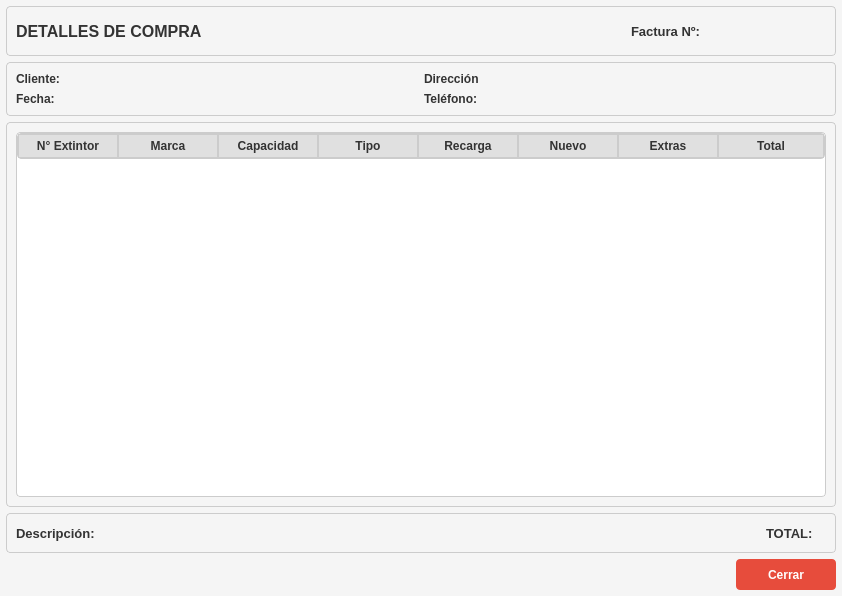
<?xml version="1.0" encoding="UTF-8"?>
<ui version="4.0">
 <class>DetallesCompra</class>
 <widget class="QDialog" name="DetallesCompra">
  <property name="geometry">
   <rect>
    <x>0</x>
    <y>0</y>
    <width>842</width>
    <height>596</height>
   </rect>
  </property>
  <property name="windowTitle">
   <string>Detalles de Compra - Extintores</string>
  </property>
  <property name="styleSheet">
   <string notr="true">QWidget {
    background-color: #f5f5f5;
    color: #333333;
}
QFrame {
    border:1px solid #cccccc;
    border-radius: 4px;
}
QLabel {
    color: #333333;
    border: none;
}
QPushButton {
    background-color: #3498db;
    color: white;
    border: none;
    border-radius: 4px;
    padding: 3px 8px;
    min-height: 25px;
}
QPushButton:hover {
    background-color: #2980b9;
}
QPushButton:disabled {
    background-color: #bdc3c7;
}
QPushButton#btnImprimir {
    background-color: #27ae60;
}
QPushButton#btnImprimir:hover {
    background-color: #219651;
}
QPushButton#btnCerrar {
    background-color: #e74c3c;
}
QPushButton#btnCerrar:hover {
    background-color: #c0392b;
}
QTableWidget {
    border: 1px solid #cccccc;
    background-color: white;
    gridline-color: #dddddd;
}
QHeaderView::section {
    background-color: #e0e0e0;
    color: #333333;
    padding: 3px;
    border: 1px solid #cccccc;
    font-weight: bold;
}</string>
  </property>
  <layout class="QVBoxLayout" name="verticalLayout">
   <property name="spacing">
    <number>6</number>
   </property>
   <property name="leftMargin">
    <number>6</number>
   </property>
   <property name="topMargin">
    <number>6</number>
   </property>
   <property name="rightMargin">
    <number>6</number>
   </property>
   <property name="bottomMargin">
    <number>6</number>
   </property>
   <item>
    <widget class="QFrame" name="frameHeader">
     <property name="minimumSize">
      <size>
       <width>0</width>
       <height>50</height>
      </size>
     </property>
     <property name="maximumSize">
      <size>
       <width>16777215</width>
       <height>50</height>
      </size>
     </property>
     <property name="frameShape">
      <enum>QFrame::StyledPanel</enum>
     </property>
     <property name="frameShadow">
      <enum>QFrame::Raised</enum>
     </property>
     <layout class="QHBoxLayout" name="horizontalLayout">
      <item>
       <widget class="QLabel" name="labelTitle">
        <property name="font">
         <font>
          <pointsize>12</pointsize>
          <bold>true</bold>
         </font>
        </property>
        <property name="text">
         <string>DETALLES DE COMPRA</string>
        </property>
       </widget>
      </item>
      <item>
       <spacer name="horizontalSpacer">
        <property name="orientation">
         <enum>Qt::Horizontal</enum>
        </property>
        <property name="sizeHint" stdset="0">
         <size>
          <width>40</width>
          <height>20</height>
         </size>
        </property>
       </spacer>
      </item>
      <item>
       <widget class="QLabel" name="labelFacturaTitle">
        <property name="font">
         <font>
          <pointsize>10</pointsize>
          <bold>true</bold>
         </font>
        </property>
        <property name="text">
         <string>Factura Nº:</string>
        </property>
       </widget>
      </item>
      <item>
       <widget class="QLabel" name="labelFactura">
        <property name="minimumSize">
         <size>
          <width>120</width>
          <height>25</height>
         </size>
        </property>
        <property name="maximumSize">
         <size>
          <width>120</width>
          <height>25</height>
         </size>
        </property>
        <property name="font">
         <font>
          <pointsize>10</pointsize>
          <bold>true</bold>
         </font>
        </property>
        <property name="text">
         <string/>
        </property>
       </widget>
      </item>
     </layout>
    </widget>
   </item>
   <item>
    <widget class="QFrame" name="frameClienteInfo">
     <property name="frameShape">
      <enum>QFrame::StyledPanel</enum>
     </property>
     <property name="frameShadow">
      <enum>QFrame::Raised</enum>
     </property>
     <layout class="QGridLayout" name="gridLayout">
      <item row="1" column="0">
       <widget class="QLabel" name="labelFechaTitle">
        <property name="font">
         <font>
          <bold>true</bold>
         </font>
        </property>
        <property name="text">
         <string>Fecha:</string>
        </property>
       </widget>
      </item>
      <item row="1" column="2">
       <widget class="QLabel" name="labelTelefonoTitle">
        <property name="font">
         <font>
          <bold>true</bold>
         </font>
        </property>
        <property name="text">
         <string>Teléfono:</string>
        </property>
       </widget>
      </item>
      <item row="0" column="2">
       <widget class="QLabel" name="labelDireccionTitle">
        <property name="font">
         <font>
          <bold>true</bold>
         </font>
        </property>
        <property name="text">
         <string>Dirección</string>
        </property>
       </widget>
      </item>
      <item row="0" column="0">
       <widget class="QLabel" name="labelClienteTitle">
        <property name="font">
         <font>
          <bold>true</bold>
         </font>
        </property>
        <property name="text">
         <string>Cliente:</string>
        </property>
       </widget>
      </item>
      <item row="1" column="3">
       <widget class="QLabel" name="labelTelefono">
        <property name="font">
         <font>
          <bold>true</bold>
         </font>
        </property>
        <property name="text">
         <string/>
        </property>
       </widget>
      </item>
      <item row="0" column="3">
       <widget class="QLabel" name="labelDireccion">
        <property name="font">
         <font>
          <bold>true</bold>
         </font>
        </property>
        <property name="text">
         <string/>
        </property>
       </widget>
      </item>
      <item row="1" column="1">
       <widget class="QLabel" name="labelFecha">
        <property name="font">
         <font>
          <bold>true</bold>
         </font>
        </property>
        <property name="text">
         <string/>
        </property>
       </widget>
      </item>
      <item row="0" column="1">
       <widget class="QLabel" name="labelCliente">
        <property name="font">
         <font>
          <bold>true</bold>
         </font>
        </property>
        <property name="text">
         <string/>
        </property>
       </widget>
      </item>
     </layout>
    </widget>
   </item>
   <item>
    <widget class="QFrame" name="frameDetalles">
     <property name="sizePolicy">
      <sizepolicy hsizetype="Preferred" vsizetype="Expanding">
       <horstretch>0</horstretch>
       <verstretch>0</verstretch>
      </sizepolicy>
     </property>
     <property name="frameShape">
      <enum>QFrame::StyledPanel</enum>
     </property>
     <property name="frameShadow">
      <enum>QFrame::Raised</enum>
     </property>
     <layout class="QVBoxLayout" name="verticalLayout_2">
      <item>
       <widget class="QTableWidget" name="tableDetalles">
        <property name="editTriggers">
         <set>QAbstractItemView::NoEditTriggers</set>
        </property>
        <property name="alternatingRowColors">
         <bool>false</bool>
        </property>
        <property name="selectionBehavior">
         <enum>QAbstractItemView::SelectRows</enum>
        </property>
        <attribute name="horizontalHeaderStretchLastSection">
         <bool>true</bool>
        </attribute>
        <column>
         <property name="text">
          <string>N° Extintor</string>
         </property>
        </column>
        <column>
         <property name="text">
          <string>Marca</string>
         </property>
        </column>
        <column>
         <property name="text">
          <string>Capacidad</string>
         </property>
        </column>
        <column>
         <property name="text">
          <string>Tipo</string>
         </property>
        </column>
        <column>
         <property name="text">
          <string>Recarga</string>
         </property>
        </column>
        <column>
         <property name="text">
          <string>Nuevo</string>
         </property>
        </column>
        <column>
         <property name="text">
          <string>Extras</string>
         </property>
        </column>
        <column>
         <property name="text">
          <string>Total</string>
         </property>
        </column>
       </widget>
      </item>
     </layout>
    </widget>
   </item>
   <item>
    <widget class="QFrame" name="frameTotales">
     <property name="frameShape">
      <enum>QFrame::StyledPanel</enum>
     </property>
     <property name="frameShadow">
      <enum>QFrame::Raised</enum>
     </property>
     <layout class="QHBoxLayout" name="horizontalLayout_2">
      <item>
       <widget class="QLabel" name="labelDescripcionTitle">
        <property name="font">
         <font>
          <pointsize>10</pointsize>
          <bold>true</bold>
         </font>
        </property>
        <property name="text">
         <string>Descripción:</string>
        </property>
       </widget>
      </item>
      <item>
       <widget class="QLabel" name="labelDescripcion">
        <property name="font">
         <font>
          <bold>true</bold>
         </font>
        </property>
        <property name="text">
         <string/>
        </property>
       </widget>
      </item>
      <item>
       <spacer name="horizontalSpacer_2">
        <property name="orientation">
         <enum>Qt::Horizontal</enum>
        </property>
        <property name="sizeHint" stdset="0">
         <size>
          <width>40</width>
          <height>20</height>
         </size>
        </property>
       </spacer>
      </item>
      <item>
       <widget class="QLabel" name="labelTotalTitle">
        <property name="font">
         <font>
          <pointsize>10</pointsize>
          <bold>true</bold>
         </font>
        </property>
        <property name="text">
         <string>TOTAL:</string>
        </property>
       </widget>
      </item>
      <item>
       <widget class="QLabel" name="labelTotal">
        <property name="font">
         <font>
          <bold>true</bold>
         </font>
        </property>
        <property name="text">
         <string/>
        </property>
       </widget>
      </item>
     </layout>
    </widget>
   </item>
   <item>
    <layout class="QHBoxLayout" name="horizontalLayout_3">
     <item>
      <spacer name="horizontalSpacer_3">
       <property name="orientation">
        <enum>Qt::Horizontal</enum>
       </property>
       <property name="sizeHint" stdset="0">
        <size>
         <width>40</width>
         <height>20</height>
        </size>
       </property>
      </spacer>
     </item>
     <item>
      <widget class="QPushButton" name="btnCerrar">
       <property name="minimumSize">
        <size>
         <width>100</width>
         <height>31</height>
        </size>
       </property>
       <property name="font">
        <font>
         <bold>true</bold>
        </font>
       </property>
       <property name="text">
        <string>Cerrar</string>
       </property>
       <property name="icon">
        <iconset>
         <normaloff>../images/cancel.png</normaloff>../images/cancel.png</iconset>
       </property>
      </widget>
     </item>
    </layout>
   </item>
  </layout>
 </widget>
 <resources/>
 <connections/>
</ui>
